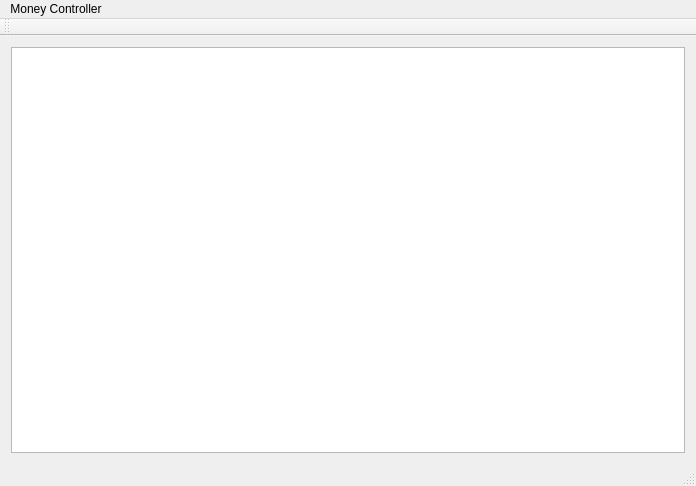
<?xml version="1.0" encoding="UTF-8"?>
<ui version="4.0">
 <class>MainWindow</class>
 <widget class="QMainWindow" name="MainWindow">
  <property name="geometry">
   <rect>
    <x>0</x>
    <y>0</y>
    <width>696</width>
    <height>486</height>
   </rect>
  </property>
  <property name="windowTitle">
   <string>MainWindow</string>
  </property>
  <widget class="QWidget" name="centralWidget">
   <layout class="QGridLayout" name="gridLayout">
    <item row="0" column="0">
     <widget class="QTreeView" name="treeView"/>
    </item>
   </layout>
  </widget>
  <widget class="QMenuBar" name="menuBar">
   <property name="geometry">
    <rect>
     <x>0</x>
     <y>0</y>
     <width>696</width>
     <height>19</height>
    </rect>
   </property>
   <property name="defaultUp">
    <bool>false</bool>
   </property>
   <property name="nativeMenuBar">
    <bool>false</bool>
   </property>
   <widget class="QMenu" name="menuMoney_Controller">
    <property name="title">
     <string>Money Controller</string>
    </property>
    <addaction name="actionOpen"/>
   </widget>
   <addaction name="menuMoney_Controller"/>
  </widget>
  <widget class="QToolBar" name="mainToolBar">
   <attribute name="toolBarArea">
    <enum>TopToolBarArea</enum>
   </attribute>
   <attribute name="toolBarBreak">
    <bool>false</bool>
   </attribute>
  </widget>
  <widget class="QStatusBar" name="statusBar"/>
  <action name="actionOpen">
   <property name="text">
    <string>Open</string>
   </property>
  </action>
 </widget>
 <layoutdefault spacing="6" margin="11"/>
 <resources/>
 <connections/>
</ui>
